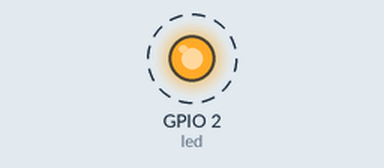
Simulated run of this sketch. Board: ESP32. Shown: output pins drawn as LEDs (lit = HIGH). Dashed ring = blinking. WiFi joins after 1.5 s; servers stay silent unless stated.

Above: at 0.5 s.
Timing chart, 0 to 3.0 s (numbered marks = the images above):
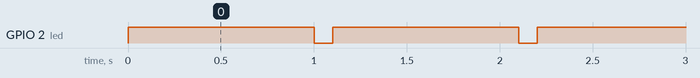

Measured:
- by itself, GPIO 2 (led): alternates HIGH for 1.0 s and LOW for 0.10 s

The sketch:

main.ino
```cpp
#include <Arduino.h>
#include <WiFi.h>
const char *ssid = "alo";
const char *pass = "abc";

int led = 2;
void setup()
{
  Serial.begin(9600);
  WiFi.mode(WIFI_AP);
  WiFi.begin(ssid, pass);
  pinMode(led, OUTPUT);
}

void loop()
{
  digitalWrite(led, HIGH);
  delay(1000);
  digitalWrite(led, LOW);
  delay(100);
}
```
